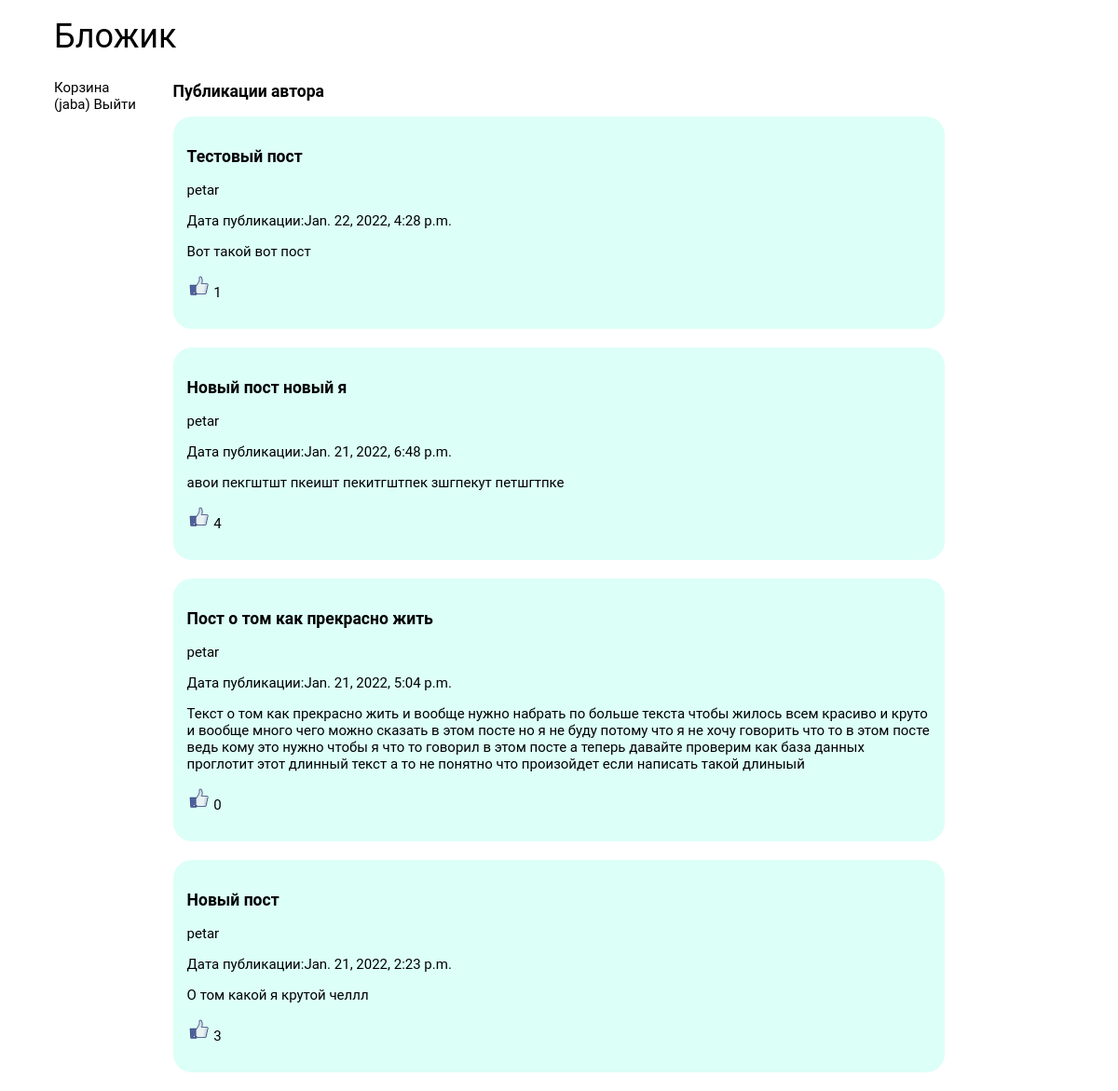
The app's page /accounts/petar/ (signed in) with its own data.
### blog/models.py (models this page shows)
class Post(models.Model):
    title = models.CharField(max_length=100)
    author = models.ForeignKey(
        'auth.User',
        on_delete=models.CASCADE
    )
    text = models.TextField()
    date = models.DateTimeField()
    likes = models.IntegerField(default=0)
    isActive = models.BooleanField(default=1)

### blog/views.py (the view)
# urls.py: path('accounts/<slug:username>/', blog.views.profile),
def profile(request, username):
    if request.method == 'POST':
        form = NewPostForm(request.POST)
        if form.is_valid():
            post = Post(text=form.cleaned_data.get('text'),
                        title=form.cleaned_data.get('title'),
                        author=request.user,
                        date=datetime.datetime.now())
            post.save()
        return redirect('/accounts/' + request.user.username)
    else:
        posts = Post.objects.filter(author=User.objects.get(username=username))
        posts = posts.exclude(isActive=0).order_by('-date')
        context = {
            'username': request.user,
            'posts': posts,
            'viewed_username': username,
            'form': NewPostForm()
        }
        print(context['username'])
        return render(request, 'profile.html', context)

### blog/templates/profile.html (shortened to what this page needs)
{% extends 'base.html' %}
{% load static %}
{% block content %}
    <link rel="stylesheet" type="text/css" href="{% static 'blog/feed.css' %}">
    <div class="content">
        {% if username.username == viewed_username %}
            <form action="" method="post">
                {% csrf_token %}
                <div class="form">
                    {{ form.as_p }}
                    <button type="submit" class="button">Опубликовать</button>
                </div>
            </form>
            {% for post in posts %}
                <div class="post">
                    <h3>  {{ post.title }} <a href="/delete/{{ post.id }}"> <img src="{% static "delete.png" %}" width="20px" height="20px"> </a></h3>
                    <p>Автор: {{ post.author }}</p>
                    <p>Дата публикации:{{ post.date }}</p>
                    <p>{{ post.text }}</p>
                    <p> <a href="/like/{{ post.id }}"> <img src="{% static "like.png" %}" width="25px" height="25px"> </a> {{ post.likes }} </p>
                </div>
            {% endfor %}
        {% else %}
            <h3>Публикации автора</h3>
            {% for post in posts %}
                <div class="post">
                <h3>  {{ post.title }} </h3>
                <p>{{ post.author }}</p>
                <p>Дата публикации:{{ post.date }}</p>
                <p>{{ post.text }}</p>
                <p> <a href="/like/{{ post.id }}"> <img src="{% static "like.png" %}" width="25px" height="25px"> </a> {{ post.likes }} </p>
                </div>
            {% endfor %}
        {% endif %}
    </div>
{% endblock %}

### blog/templates/base.html (shortened to what this page needs)
<!DOCTYPE html>
<html lang="en">
<head>
</head>
{% load static %}
<link rel="stylesheet" type="text/css" href="{% static 'blog/base.css' %}">
<body>
<div>
    <section>
        <div class="head"> <a href="/"> Бложик </a> </div>
        <ul class="menu">
            {% if not username.is_anonymous %}
                <li> <a href="/wastebin/">Корзина</a> </li>
                <li> <a href="/accounts/{{ username }}">({{ username }})</a> <a href="/logout"> Выйти</a> </li>
            {% else %}
                <li><a href="/login">Войти</a></li>
            {% endif %}
        </ul>
    </section>
</div>
    {% block content %}
    {% endblock %}
</body>
</html>

### blog/static/blog/base.css (style rules this page uses)
body { font: normal 15px 'Roboto', sans-serif; }
.head { font-size: 36px; text-decoration: none; padding-top: 10px; padding-bottom: 10px; padding-left: 50px; text-align: left; }
a { color: black; text-decoration: none; }
.menu { list-style: none; position: absolute; padding-left: 50px; }

### blog/static/blog/feed.css (style rules this page uses)
.post { background: #dcfff7; padding: 15px; margin-bottom: 20px; border-radius: 20px; }
.content { max-width: 70%; margin: auto; }

### records on screen
Post: title "Тестовый пост", author "petar", date "Jan. 22, 2022, 4:28 p.m.", text "Вот такой вот пост", likes "1"
Post: title "Новый пост новый я", author "petar", date "Jan. 21, 2022, 6:48 p.m.", text "авои пекгштшт пкеишт пекитгштпек зшгпекут петшгтпке", likes "4"
Post: title "Пост о том как прекрасно жить", author "petar", date "Jan. 21, 2022, 5:04 p.m.", text "Текст о том как прекрасно жить и вообще нужно набрать по больше текста чтобы жилось всем красиво и круто и вообще много чего можно сказать в этом посте но я не буду потому что я не хочу говорить что то в этом посте ведь кому это нужно чтобы я что то говорил в этом посте а теперь давайте проверим как база данных проглотит этот длинный текст а то не понятно что произойдет если написать такой длиныый", likes "0"
Post: title "Новый пост", author "petar", date "Jan. 21, 2022, 2:23 p.m.", text "О том какой я крутой челлл", likes "3"

### other values on screen
{{ username }} "jaba"
